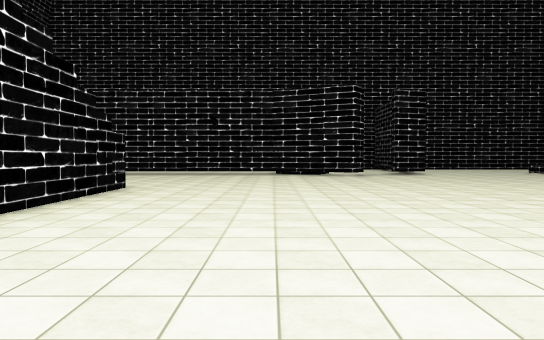
view 1 (above)

23 first-person views from a walk through a Unity game level. The camera is 1.5 m above the floor, tilts 2° down and sees 70° across. The floor is counted in squares, 2.25 m on a side. Each view is taken from the middle of a square. On the plan, view 1 faces up. The plan holds only what a view shows up to about 11 squares ahead; the rest is blank. The place goes on beyond the plan. The player character is not drawn. Some surface patterns are stand-ins.

view 2
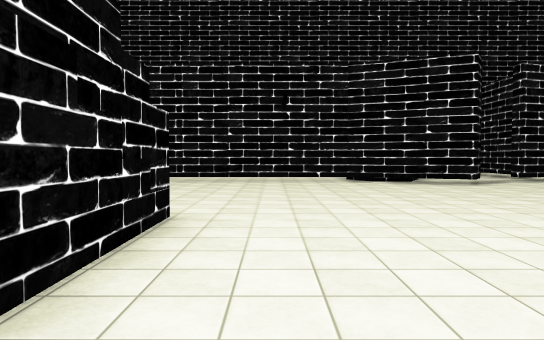

view 3
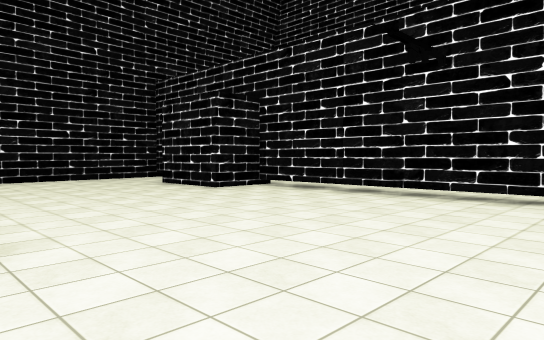

view 4
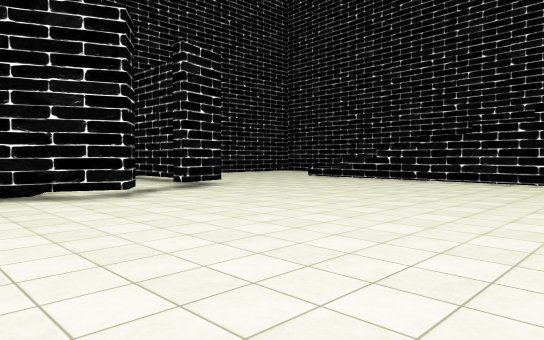

view 5
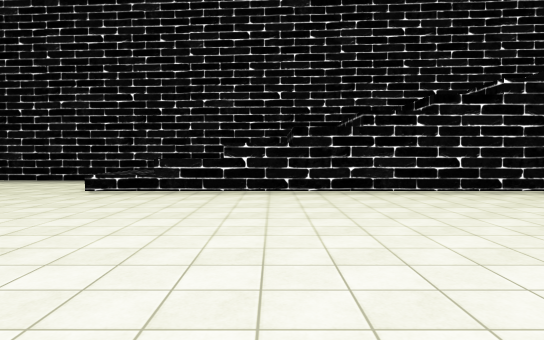

view 6
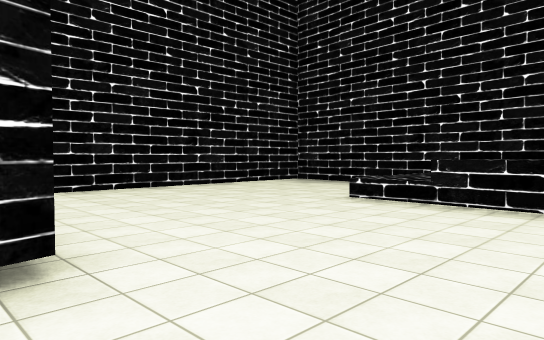

view 7
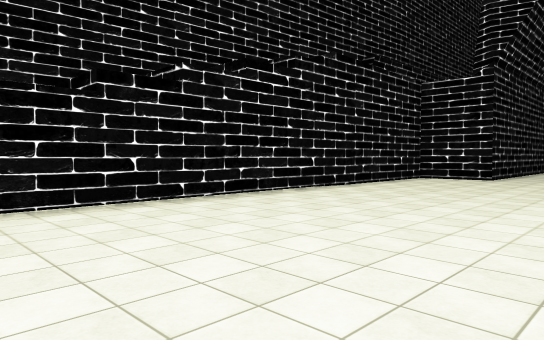

view 8
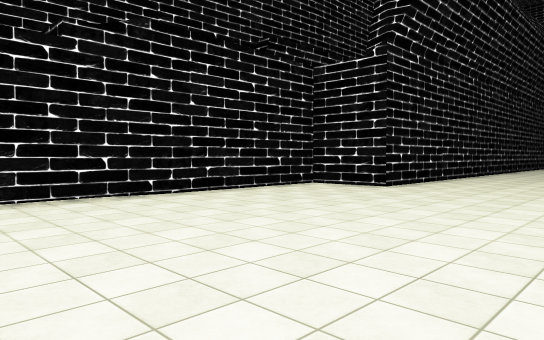

view 9
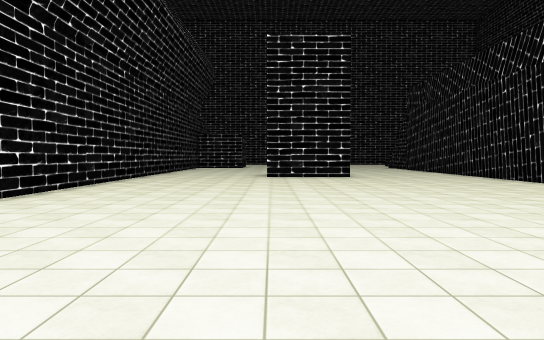

view 10
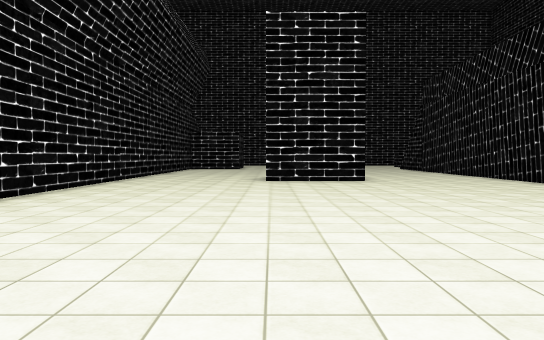

view 11
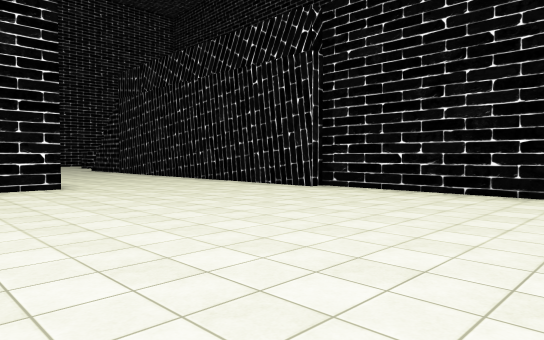

view 12
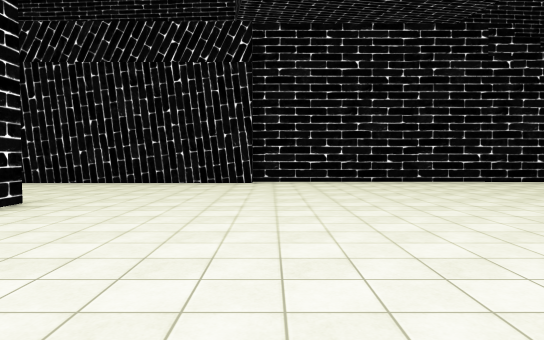

view 13
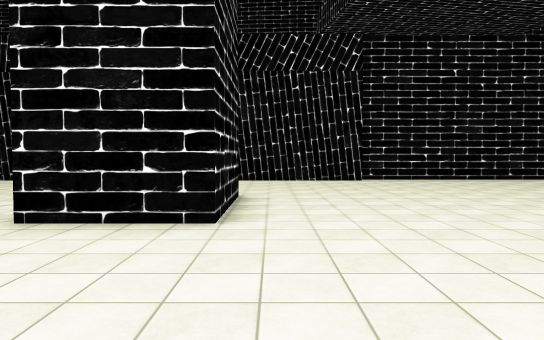

view 14
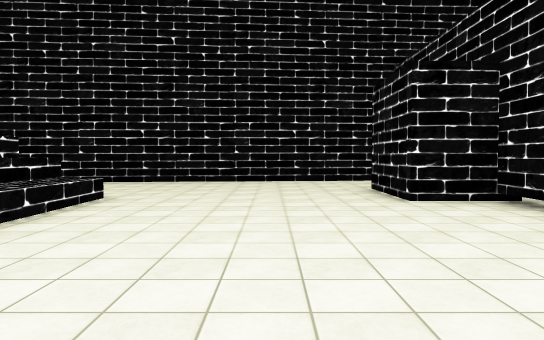

view 15
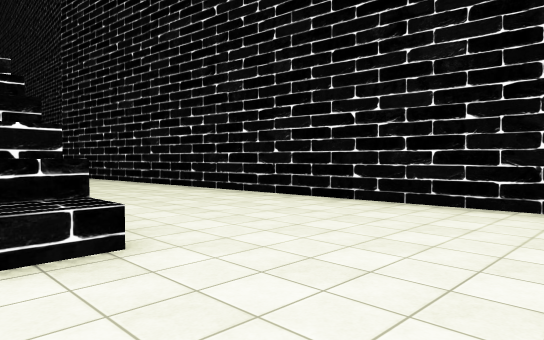

view 16
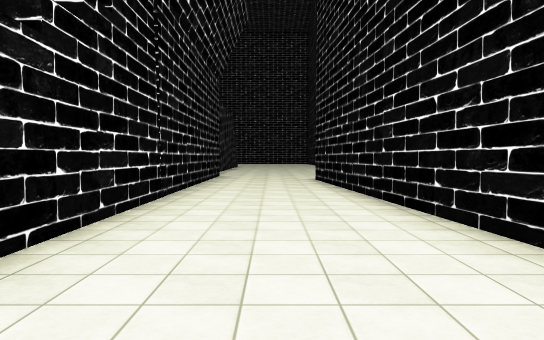

view 17
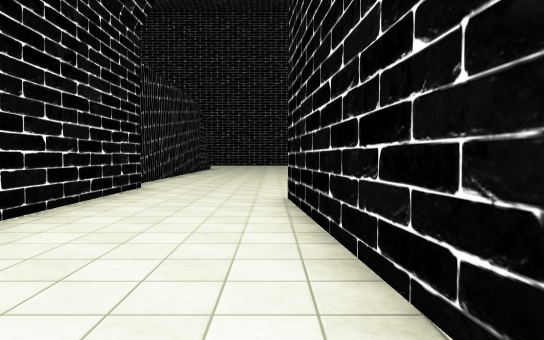

view 18
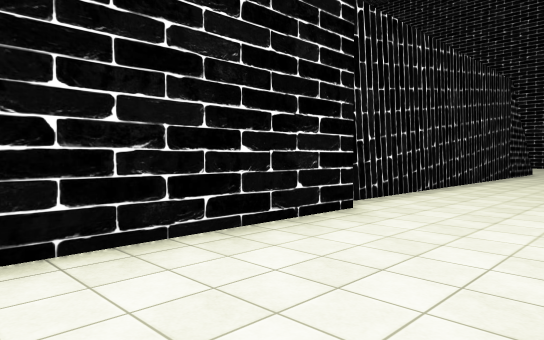

view 19
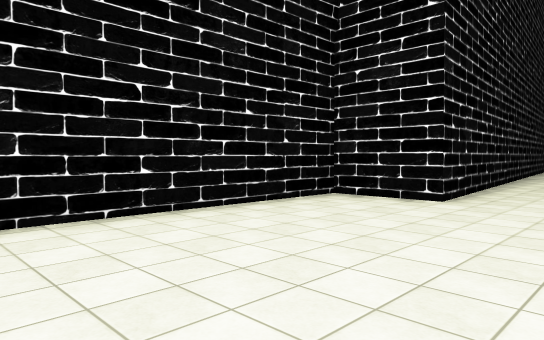

view 20
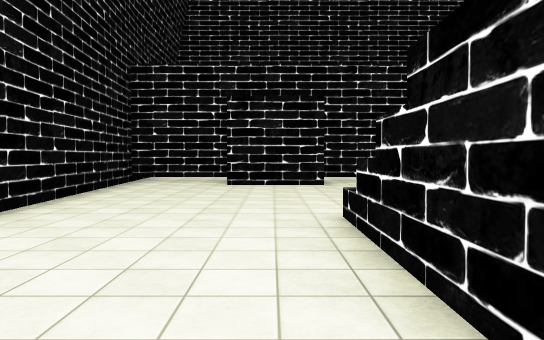

view 21
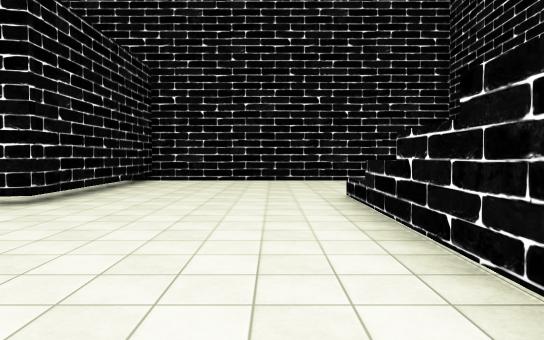

view 22
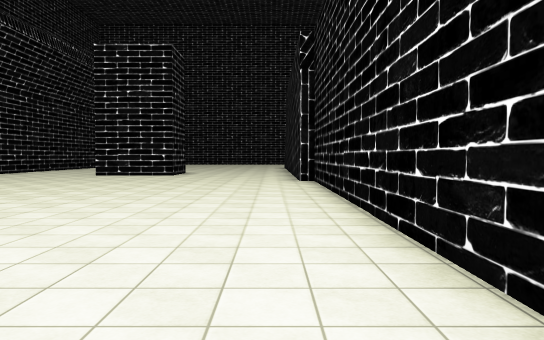

view 23
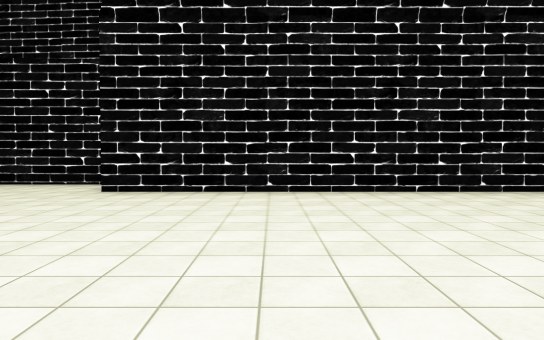

### Floor plan
Points are (right, up) in squares from view 1. A wall is a line through its corners. A room is listed if a view was taken in it or the views show most of it. See-through windows are left out.
Room 1 (views 1, 2, 3, 4, 5, 6, 7, 8, 9, 10, 11, 12, 13, 14, 15, 16, 17, 18, 19, 20, 21, 22, 23)
walls: (-3.1, 8.4) (-3.1, -4.5) (-2.8, -4.5) (-2.8, -9.5); (-7.3, 7.6) (-5.8, 7.6); (3.3, 13.8) (2.8, 13.2) (0, 14.4) (-6.8, 14.4) (-6.8, 13.1) (-9.1, 13.1); (1.4, -7.6) (4.2, -7.6) (4.2, -9.5); (-7.2, -5.4) (-7.2, 8.3); (-9.1, 14.4) (-11.7, 14.4) (-10.3, -3.2) (-12.2, -3.2) (-12.2, -8.4); (8.3, -9.1) (8.3, -0.8) (10.2, -0.7) (10.2, 15.5); (13.4, 13.3) (13.9, 19.7); (-6.8, -9.5) (-6.8, -5.9); (12.8, 19.8) (5.7, 19.8) (5.7, 14.4) (4.5, 14.1)
low walls: (-7.2, 8.3) (-4.8, 8.3)

Where each view was taken, in squares from view 1:
view 1: 0 up, 0 right, facing up
view 2: 4 up, 2 left, facing up
view 3: 8 up, 0 right, facing up-left
view 4: 7 up, 0 right, facing up-right
view 5: 12 up, 3 right, facing right
view 6: 12 up, 5 right, facing up-right
view 7: 11 up, 5 right, facing down-right
view 8: 7 up, 4 right, facing down-right
view 9: 5 up, 4 right, facing down
view 10: 3 up, 4 right, facing down
view 11: 1 up, 4 right, facing down-left
view 12: 4 down, 7 right, facing left
view 13: 7 down, 8 right, facing left
view 14: 11 up, 1 left, facing left
view 15: 11 up, 6 left, facing down-left
view 16: 8 up, 9 left, facing down
view 17: 3 up, 10 left, facing down
view 18: 1 down, 10 left, facing down-right
view 19: 9 down, 8 left, facing up-left
view 20: 4 up, 8 left, facing up
view 21: 9 up, 9 right, facing up
view 22: 6 up, 2 left, facing down
view 23: 4 down, 1 right, facing right
